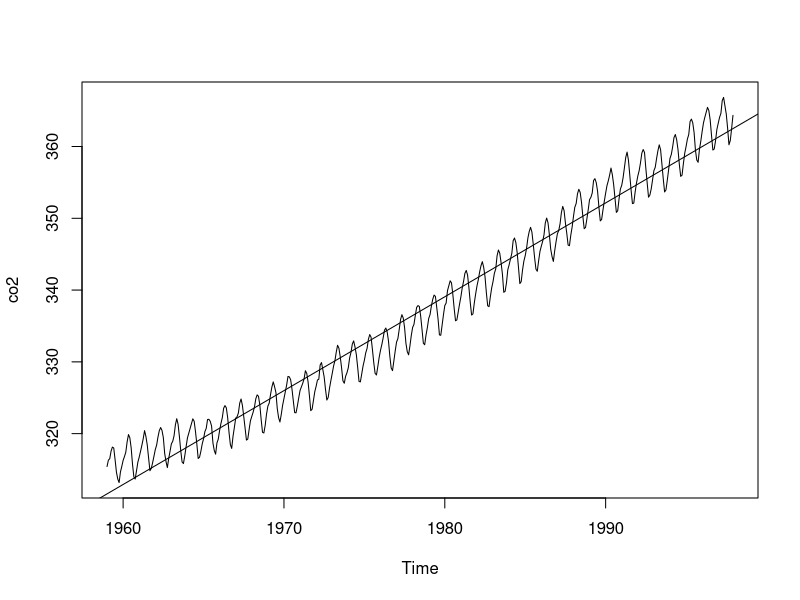
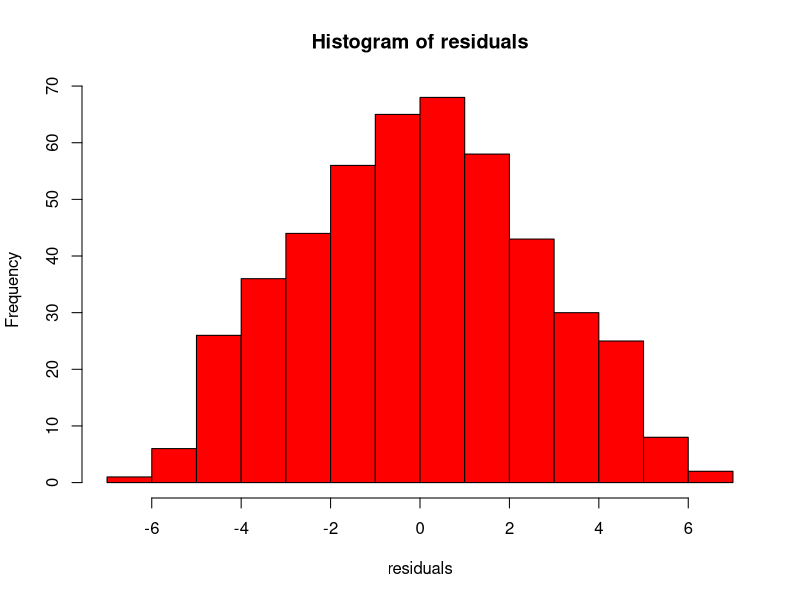
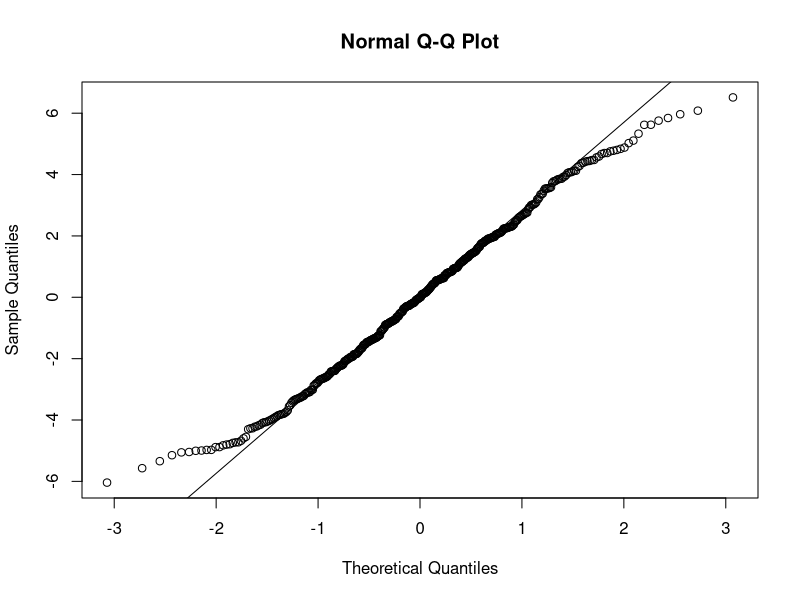

Write the R code that produced these figures, in order.
x = co2
y = lm(co2 ~ time(x))
residuals = resid(y)


plot(co2)
abline(y)

hist(residuals, col='red')

qqnorm(residuals)
qqline(residuals)
